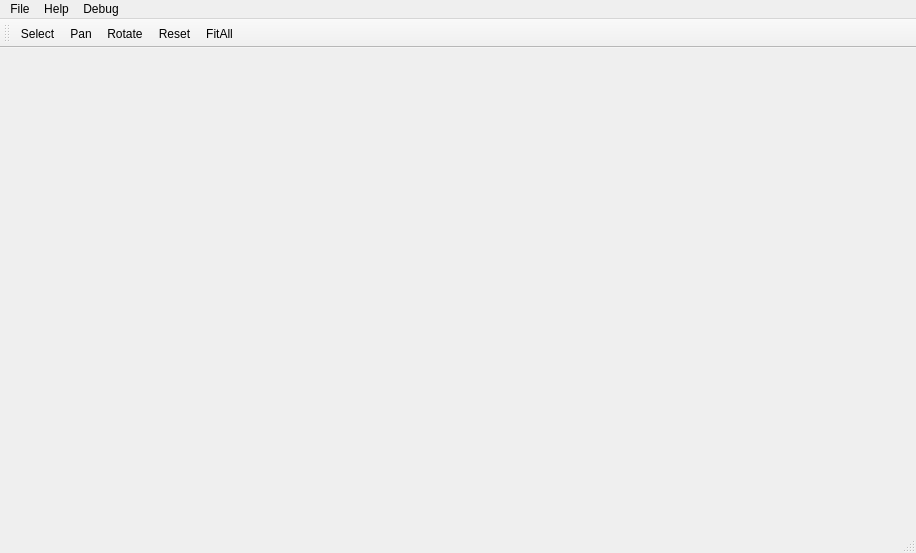
<?xml version="1.0" encoding="UTF-8"?>
<ui version="4.0">
 <class>main</class>
 <widget class="QMainWindow" name="main">
  <property name="geometry">
   <rect>
    <x>0</x>
    <y>0</y>
    <width>916</width>
    <height>553</height>
   </rect>
  </property>
  <property name="sizePolicy">
   <sizepolicy hsizetype="Fixed" vsizetype="Fixed">
    <horstretch>0</horstretch>
    <verstretch>0</verstretch>
   </sizepolicy>
  </property>
  <property name="windowTitle">
   <string>UC Davis 3D Electricity Map</string>
  </property>
  <property name="windowIcon">
   <iconset>
    <normaloff>:icons_utility/003-light bulb.svg</normaloff>:icons_utility/003-light bulb.svg</iconset>
  </property>
  <widget class="QWidget" name="centralWidget">
   <property name="enabled">
    <bool>true</bool>
   </property>
   <property name="maximumSize">
    <size>
     <width>16777215</width>
     <height>16777215</height>
    </size>
   </property>
   <layout class="QGridLayout" name="gridLayout">
    <property name="leftMargin">
     <number>0</number>
    </property>
    <property name="topMargin">
     <number>0</number>
    </property>
    <property name="rightMargin">
     <number>0</number>
    </property>
    <property name="bottomMargin">
     <number>0</number>
    </property>
    <property name="spacing">
     <number>0</number>
    </property>
    <item row="0" column="0">
     <layout class="QHBoxLayout" name="horizontalLayout">
      <property name="spacing">
       <number>0</number>
      </property>
      <property name="sizeConstraint">
       <enum>QLayout::SetMaximumSize</enum>
      </property>
     </layout>
    </item>
   </layout>
  </widget>
  <widget class="QStatusBar" name="statusBar"/>
  <widget class="QMenuBar" name="menuBar">
   <property name="enabled">
    <bool>true</bool>
   </property>
   <property name="geometry">
    <rect>
     <x>0</x>
     <y>0</y>
     <width>916</width>
     <height>22</height>
    </rect>
   </property>
   <property name="sizePolicy">
    <sizepolicy hsizetype="Preferred" vsizetype="Preferred">
     <horstretch>0</horstretch>
     <verstretch>0</verstretch>
    </sizepolicy>
   </property>
   <property name="defaultUp">
    <bool>false</bool>
   </property>
   <property name="nativeMenuBar">
    <bool>true</bool>
   </property>
   <widget class="QMenu" name="menuFile">
    <property name="title">
     <string>File</string>
    </property>
    <addaction name="actionExit"/>
    <addaction name="actionSave"/>
   </widget>
   <widget class="QMenu" name="menuHelp">
    <property name="title">
     <string>Help</string>
    </property>
    <addaction name="actionAbout"/>
   </widget>
   <widget class="QMenu" name="menuDebug">
    <property name="title">
     <string>Debug</string>
    </property>
    <addaction name="actionData_Server_Points"/>
    <addaction name="actiontest"/>
   </widget>
   <addaction name="menuFile"/>
   <addaction name="menuHelp"/>
   <addaction name="menuDebug"/>
  </widget>
  <widget class="QToolBar" name="toolBar">
   <property name="sizePolicy">
    <sizepolicy hsizetype="Fixed" vsizetype="Fixed">
     <horstretch>0</horstretch>
     <verstretch>0</verstretch>
    </sizepolicy>
   </property>
   <property name="windowTitle">
    <string>toolBar</string>
   </property>
   <property name="floatable">
    <bool>true</bool>
   </property>
   <attribute name="toolBarArea">
    <enum>TopToolBarArea</enum>
   </attribute>
   <attribute name="toolBarBreak">
    <bool>false</bool>
   </attribute>
   <addaction name="actionSelect"/>
   <addaction name="actionPan"/>
   <addaction name="actionRotate"/>
   <addaction name="actionReset"/>
   <addaction name="actionFitAll"/>
  </widget>
  <action name="actionExit">
   <property name="text">
    <string>Open...</string>
   </property>
   <property name="shortcut">
    <string>Ctrl+Q</string>
   </property>
  </action>
  <action name="actionZoom">
   <property name="checkable">
    <bool>false</bool>
   </property>
   <property name="icon">
    <iconset resource="../../resources/occqt.qrc">
     <normaloff>:/icons_cad/Zoom.png</normaloff>:/icons_cad/Zoom.png</iconset>
   </property>
   <property name="text">
    <string>Zoom</string>
   </property>
  </action>
  <action name="actionPan">
   <property name="checkable">
    <bool>false</bool>
   </property>
   <property name="icon">
    <iconset resource="../../resources/occqt.qrc">
     <normaloff>:/icons_cad/Pan.png</normaloff>:/icons_cad/Pan.png</iconset>
   </property>
   <property name="text">
    <string>Pan</string>
   </property>
  </action>
  <action name="actionRotate">
   <property name="checkable">
    <bool>false</bool>
   </property>
   <property name="checked">
    <bool>false</bool>
   </property>
   <property name="icon">
    <iconset resource="../../resources/occqt.qrc">
     <normaloff>:/icons_cad/Rotate.png</normaloff>:/icons_cad/Rotate.png</iconset>
   </property>
   <property name="text">
    <string>Rotate</string>
   </property>
  </action>
  <action name="actionReset">
   <property name="icon">
    <iconset resource="../../resources/occqt.qrc">
     <normaloff>:/icons_cad/Home.png</normaloff>:/icons_cad/Home.png</iconset>
   </property>
   <property name="text">
    <string>Reset</string>
   </property>
  </action>
  <action name="actionFitAll">
   <property name="icon">
    <iconset resource="../../resources/occqt.qrc">
     <normaloff>:/icons_cad/FitAll.png</normaloff>:/icons_cad/FitAll.png</iconset>
   </property>
   <property name="text">
    <string>FitAll</string>
   </property>
  </action>
  <action name="actionAbout">
   <property name="icon">
    <iconset resource="../../resources/occqt.qrc">
     <normaloff>:/icons_cad/lamp.png</normaloff>:/icons_cad/lamp.png</iconset>
   </property>
   <property name="text">
    <string>About</string>
   </property>
  </action>
  <action name="actionBox">
   <property name="icon">
    <iconset resource="../../resources/occqt.qrc">
     <normaloff>:/icons_cad/box.png</normaloff>:/icons_cad/box.png</iconset>
   </property>
   <property name="text">
    <string>Box</string>
   </property>
  </action>
  <action name="actionCone">
   <property name="icon">
    <iconset resource="../../resources/occqt.qrc">
     <normaloff>:/icons_cad/cone.png</normaloff>:/icons_cad/cone.png</iconset>
   </property>
   <property name="text">
    <string>Cone</string>
   </property>
  </action>
  <action name="actionSphere">
   <property name="icon">
    <iconset resource="../../resources/occqt.qrc">
     <normaloff>:/icons_cad/sphere.png</normaloff>:/icons_cad/sphere.png</iconset>
   </property>
   <property name="text">
    <string>Sphere</string>
   </property>
  </action>
  <action name="actionCylinder">
   <property name="icon">
    <iconset resource="../../resources/occqt.qrc">
     <normaloff>:/icons_cad/cylinder.png</normaloff>:/icons_cad/cylinder.png</iconset>
   </property>
   <property name="text">
    <string>Cylinder</string>
   </property>
  </action>
  <action name="actionTorus">
   <property name="icon">
    <iconset resource="../../resources/occqt.qrc">
     <normaloff>:/icons_cad/torus.png</normaloff>:/icons_cad/torus.png</iconset>
   </property>
   <property name="text">
    <string>Torus</string>
   </property>
  </action>
  <action name="actionFillet">
   <property name="icon">
    <iconset resource="../../resources/occqt.qrc">
     <normaloff>:/icons_cad/fillet.png</normaloff>:/icons_cad/fillet.png</iconset>
   </property>
   <property name="text">
    <string>Fillet</string>
   </property>
  </action>
  <action name="actionChamfer">
   <property name="icon">
    <iconset resource="../../resources/occqt.qrc">
     <normaloff>:/icons_cad/chamfer.png</normaloff>:/icons_cad/chamfer.png</iconset>
   </property>
   <property name="text">
    <string>Chamfer</string>
   </property>
  </action>
  <action name="actionExtrude">
   <property name="icon">
    <iconset resource="../../resources/occqt.qrc">
     <normaloff>:/icons_cad/extrude.png</normaloff>:/icons_cad/extrude.png</iconset>
   </property>
   <property name="text">
    <string>Extrude</string>
   </property>
  </action>
  <action name="actionRevolve">
   <property name="icon">
    <iconset resource="../../resources/occqt.qrc">
     <normaloff>:/icons_cad/revolve.png</normaloff>:/icons_cad/revolve.png</iconset>
   </property>
   <property name="text">
    <string>Rovelve</string>
   </property>
  </action>
  <action name="actionLoft">
   <property name="icon">
    <iconset resource="../../resources/occqt.qrc">
     <normaloff>:/icons_cad/loft.png</normaloff>:/icons_cad/loft.png</iconset>
   </property>
   <property name="text">
    <string>Loft</string>
   </property>
  </action>
  <action name="actionCut">
   <property name="icon">
    <iconset resource="../../resources/occqt.qrc">
     <normaloff>:/icons_cad/cut.png</normaloff>:/icons_cad/cut.png</iconset>
   </property>
   <property name="text">
    <string>Cut</string>
   </property>
  </action>
  <action name="actionFuse">
   <property name="icon">
    <iconset resource="../../resources/occqt.qrc">
     <normaloff>:/icons_cad/fuse.png</normaloff>:/icons_cad/fuse.png</iconset>
   </property>
   <property name="text">
    <string>Fuse</string>
   </property>
  </action>
  <action name="actionCommon">
   <property name="icon">
    <iconset resource="../../resources/occqt.qrc">
     <normaloff>:/icons_cad/common.png</normaloff>:/icons_cad/common.png</iconset>
   </property>
   <property name="text">
    <string>Common</string>
   </property>
  </action>
  <action name="actionHelix">
   <property name="icon">
    <iconset resource="../../resources/occqt.qrc">
     <normaloff>:/icons_cad/helix.png</normaloff>:/icons_cad/helix.png</iconset>
   </property>
   <property name="text">
    <string>Helix</string>
   </property>
  </action>
  <action name="actionSelect">
   <property name="icon">
    <iconset resource="../../resources/occqt.qrc">
     <normaloff>:/icons_cad/click.svg</normaloff>:/icons_cad/click.svg</iconset>
   </property>
   <property name="text">
    <string>Select</string>
   </property>
  </action>
  <action name="actionPlace_Buildings">
   <property name="text">
    <string>Place Buildings</string>
   </property>
  </action>
  <action name="actionSave">
   <property name="text">
    <string>Save...</string>
   </property>
  </action>
  <action name="actionEnergyUsage">
   <property name="icon">
    <iconset resource="../../resources/icons_utility.qrc">
     <normaloff>:/icons_utility/003-light bulb.svg</normaloff>:/icons_utility/003-light bulb.svg</iconset>
   </property>
   <property name="text">
    <string>Real Time Energy Usage</string>
   </property>
   <property name="toolTip">
    <string>Real Time Energy Usage</string>
   </property>
  </action>
  <action name="actionData_Server_Points">
   <property name="text">
    <string>Data Server Points</string>
   </property>
  </action>
  <action name="actiontest">
   <property name="text">
    <string>test</string>
   </property>
  </action>
 </widget>
 <layoutdefault spacing="6" margin="11"/>
 <resources>
  <include location="../../resources/occqt.qrc"/>
  <include location="../../resources/icons_utility.qrc"/>
 </resources>
 <connections/>
</ui>
